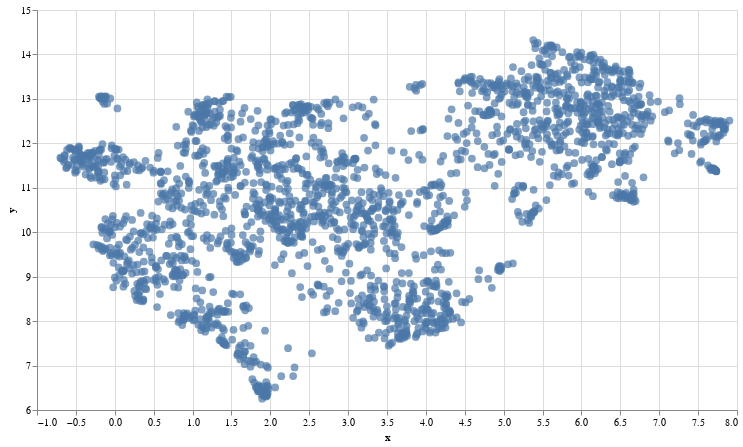

The code cell stored with this chart in its notebook:
### Markdown cell above
## 4. Visualizing the archive
Finally, let's plot out all the questions onto a 2D chart so you're able to visualize the semantic similarities of this dataset!

### Code cell
#@title Plot the archive {display-mode: "form"}

# UMAP reduces the dimensions from 1024 to 2 dimensions that we can plot
reducer = umap.UMAP(n_neighbors=20) 
umap_embeds = reducer.fit_transform(embeds)
# Prepare the data to plot and interactive visualization
# using Altair
df_explore = pd.DataFrame(data={'Claim': df['Claim']})
df_explore['x'] = umap_embeds[:,0]
df_explore['y'] = umap_embeds[:,1]

# Plot
chart = alt.Chart(df_explore).mark_circle(size=60).encode(
    x=#'x',
    alt.X('x',
        scale=alt.Scale(zero=False)
    ),
    y=
    alt.Y('y',
        scale=alt.Scale(zero=False)
    ),
    tooltip=['Claim']
).properties(
    width=700,
    height=400
)
chart.interactive()

### Figure 1 — Vega-Lite specification as saved in the notebook (floating-point values rounded to 4 significant figures; data arrays with more than 128 entries replaced by an {"elided": "..."} marker saying what was removed)
{"config": {"view": {"continuousWidth": 400, "continuousHeight": 300}}, "data": {"name": "data-3e7f65accd2b64e0105a9a415efdd0fa"}, "mark": {"type": "circle", "size": 60}, "encoding": {"tooltip": [{"field": "Claim", "type": "nominal"}], "x": {"field": "x", "scale": {"zero": false}, "type": "quantitative"}, "y": {"field": "y", "scale": {"zero": false}, "type": "quantitative"}}, "height": 400, "selection": {"selector001": {"type": "interval", "bind": "scales", "encodings": ["x", "y"]}}, "width": 700, "$schema": "https://vega.github.io/schema/vega-lite/v4.17.0.json", "datasets": {"data-3e7f65accd2b64e0105a9a415efdd0fa": {"elided": "2172 records"}}}
